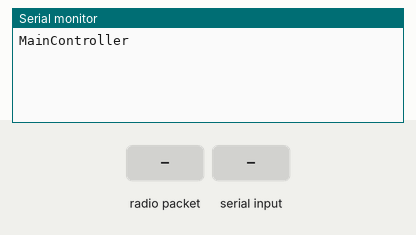
Bench run of a sketch on a simulated Arduino Mega 2560, built with avr-gcc and run on an emulated ATmega2560. On the bench: the last lines printed to the serial monitor. Inputs (shaded band) come from the test bench. No radio packets arrive unless stated.

Above: at 1.2 s.
1.3 s: radio packet "MOTOR" arrives
At 2.4 s:
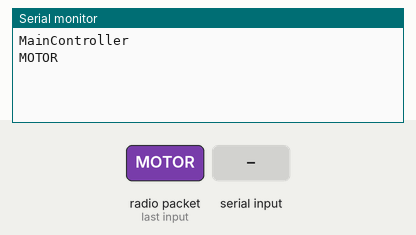
2.8 s: "e\n" received over the second serial link
At 3.6 s:
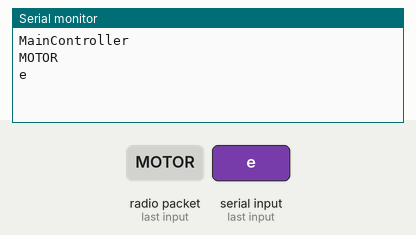
4.3 s: radio packet "1" arrives
At 4.7 s:
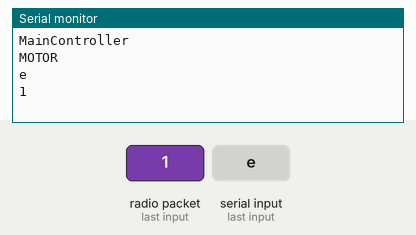
5.8 s: "0\n" received over the second serial link
At 7.0 s:
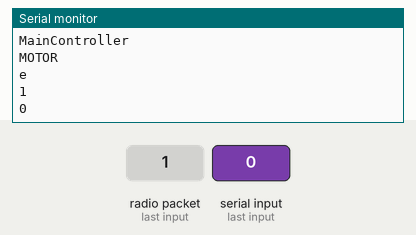

The sketch:

MainController.ino
```cpp
#include <SPI.h>
#include <nRF24L01.h>
#include <printf.h>
#include <RF24.h>
#include <RF24_config.h>

String ROBOT="1";

// RF24 radio(CE,CSN);
RF24 radio(49,53);
const uint64_t pipes[2] = {0xDEDEDEDEE8LL, 0xDEDEDEDEE4LL};

boolean stringComplete = false;
String sendPayload = "";
String recvPayload = "";

void setup(void) {
  Serial.begin(115200);
  Serial1.begin(115200);
  Serial2.begin(115200);
  printf_begin();

  Serial.println("MainController");
  radioInit();
  Serial.println();
  sendPayload.reserve(32);
  recvPayload.reserve(32);
}

void loop(void) {
  //readIMU();
  //readDMP();
  radioReceive();  // radio to serial/process
  serialReceive(); // serial to radio (AFTER PROCESS)
}


void radioInit(void){
  radio.begin();
  radio.setAutoAck(1);
  radio.enableAckPayload();
  radio.setDataRate(RF24_1MBPS);
  radio.setPALevel(RF24_PA_MAX);
  radio.setChannel(70);
  radio.enableDynamicPayloads();
  radio.setRetries(5,5);
  radio.setCRCLength(RF24_CRC_16);
  radio.openWritingPipe(pipes[0]);
  radio.openReadingPipe(1,pipes[1]);
  radio.startListening();
  radio.printDetails();
}

void serialEvent1() {
  while (Serial1.available()) {
    char inChar = (char)Serial1.read();
    sendPayload += inChar;
    if (inChar == '\n') {
      stringComplete = true;
    }
  }
}

void radioReceive(void) {
  int len = 0;
  if ( radio.available() ) {
    len = radio.getDynamicPayloadSize();
    char buff[32]="";
    radio.read(buff,len);
    buff[len] = 0;
    buff[31] = 0;
    recvPayload += buff;
    Serial.print(recvPayload);
    Serial.println();
    if(recvPayload.startsWith(ROBOT)){
      recvPayload=recvPayload.substring(2);
    if (recvPayload.startsWith("MOTOR")) {
      recvPayload=recvPayload.substring(6);
      Serial1.print(recvPayload);
    }
  }
    recvPayload = "";
  }
}

void serialReceive(void) {
  if (stringComplete) {
    // swap TX & Rx addr for writing
    radio.openWritingPipe(pipes[1]);
    radio.openReadingPipe(0,pipes[0]);
    radio.stopListening();
    char buff[32]="";
    sendPayload.toCharArray(buff,32);
    radio.write(buff,strlen(buff));
    radio.openWritingPipe(pipes[0]);
    radio.openReadingPipe(1,pipes[1]);
    radio.startListening();
    Serial.print(sendPayload);
    Serial.println();
    if(sendPayload[0]=='e')
    {
      Serial2.print(sendPayload);
      }
    sendPayload = "";
    stringComplete = false;
  }
}
```

Measured:
- after the input at 1.3 s, the serial monitor: prints a new line at once (image 1)
- after the input at 2.8 s, the serial monitor: prints a new line at once (image 2)
- after the input at 4.3 s, the serial monitor: prints a new line at once (image 3)
- after the input at 5.8 s, the serial monitor: prints a new line at once (image 4)
